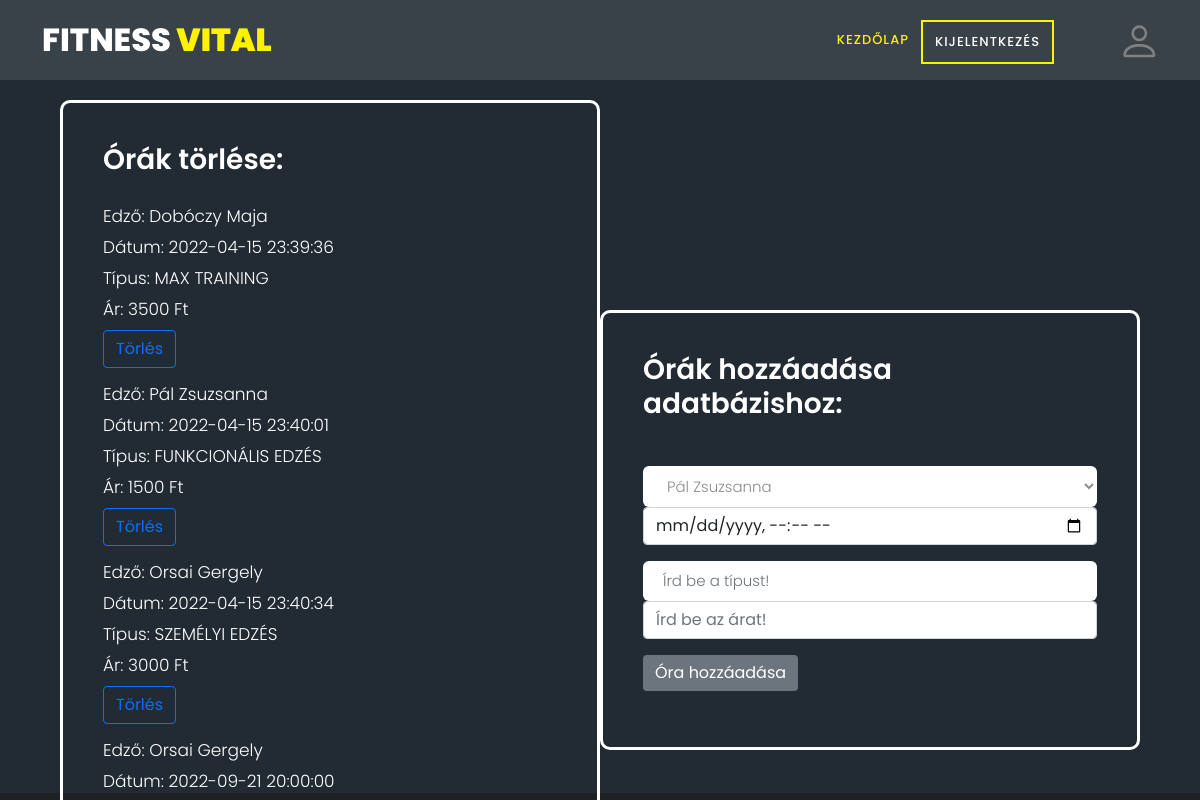
The app's page /admin.php with its own data.
### tables this page shows
CREATE TABLE `orak` (
  `oraID` bigint(20) NOT NULL,
  `userID` bigint(20) DEFAULT NULL,
  `edzoID` bigint(20) NOT NULL,
  `datum` datetime NOT NULL,
  `tipus` text NOT NULL,
  `ar` int(11) NOT NULL
);

CREATE TABLE `edzok` (
  `userID` bigint(20) NOT NULL,
  `nev` text NOT NULL
);

### admin.php (the view, shortened to what this page needs)
<?php
require_once "config.php";
$stmt_edzok = $db->query("SELECT * FROM edzok");
$stmt_edzok->execute();
?>
<head>
    <link href="https://cdn.jsdelivr.net/npm/bootstrap@5.0.2/dist/css/bootstrap.min.css" rel="stylesheet">
    <link rel="stylesheet" type="text/css" href="assets/css/fonts.css">
    <link rel="stylesheet" href="assets/css/templatemo-training-studio.css">
    <link rel="stylesheet" href="assets/css/formStyle.css">
</head>
<body style="background-color: #1d2124">
<header class="header-area header-sticky">
    <div class="container-xl">
        <div class="row">
            <div class="col-12">
                <nav class="main-nav">
                    <a href="index.php" class="logo">FITNESS<em> VITAL</em></a>
                    <ul class="nav">
                        <li class="scroll-to-section"><a href="index.php" class="active">KEZDŐLAP</a></li>
                        <li style="border: 2px solid #FFF200" class="scroll-to-section" ><a href="logout.php">KIJELENTKEZÉS</a></li>
                        <li></li>
                        <a href="/profile.php" style="margin-left: 40px" class="scroll-to-section" >
                        </a>
                    </ul>
                </nav>
            </div>
        </div>
    </div>
</header>
<div class="video-overlay" >
    <div class="form-body" >
        <div class="row justify-content-center" >
            <div class="form-holder" >
                <div class="form-content" style="padding-top: 100px">
                    <div class="form-items" >
                        <h3>Órák törlése:</h3>
                        <br>
                                <?php
                                $stmt = $db->prepare("SELECT * FROM orak INNER JOIN edzok ON orak.edzoID = edzok.userID");
                                $stmt->execute();
                                $fetched = $stmt->fetchAll();
                                foreach ($fetched as $item) :?>
                                    <p style="height: 1px">Edző: <?=$item['nev']?><p>
                                    <p style="height: 1px">Dátum: <?=$item['datum']?><p>
                                    <p style="height: 1px">Típus: <?=$item['tipus']?><p>
                                    <p style="height: 1px">Ár: <?=$item['ar']?> Ft<p>
                                    <form method="post" action="/admin.php" >
                                        <input style="horiz-align: left" class="btn btn-outline-primary" type="submit" name="submit" value="Törlés">
                                    </form>
                                <?php endforeach;?>
                    </div>
                    <div class="form-items" >
                        <h3>Órák hozzáadása adatbázishoz:</h3>
                        <br>
                        <form method="post" action="admin.php">
                            <div class="col-md-12">
                                <select name="edzo" id="edzo">
                                    <?php foreach ($stmt_edzok as $edzo): ?>
                                        <option value="<?=$edzo['userID']?>"><?=$edzo['nev']?></option>
                                    <?php endforeach;?>
                                </select>
                            </div>
                            <div class="col-md-12">
                                <input class="form-control" type="datetime-local" name="datum" id="datum">
                            </div>
                            <div class="col-md-12">
                                <input class="form-control" type="text" name="tipus" id="tipus" placeholder="Írd be a típust! " >
                            </div>
                            <div class="col-md-12">
                                <input class="form-control" type="number" id="ar" name="ar" min="1" placeholder="Írd be az árat!" >
                            </div>
                            <div class="form-button mt-3">
                                <input id="hozza" name="hozza" type="submit" class="btn btn-primary" value="Óra hozzáadása">
                            </div>
                        </form>
                    </div>
                </div>
            </div>
        </div>
    </div>
</div>
</body>

### assets/css/templatemo-training-studio.css (style rules this page uses)
html, body, div, span, applet, object, iframe, h1, h2, h3, h4, h5, h6, p, blockquote, div pre, a, abbr, acronym, address, big, cite, code, del, dfn, em, font, img, ins, kbd, q, s, samp, small, strike, strong, sub, sup, tt, var, b, u, i, center, dl, dt, dd, ol, ul, li, figure, header, nav, section, article, aside, footer, figcaption { margin: 0; padding: 0; border: 0; outline: 0; }
ul, li { padding: 0; margin: 0; list-style: none; }
header, nav, section, article, aside, footer, hgroup { display: block; }
* { box-sizing: border-box; }
html, body { font-family: 'Poppins', sans-serif; font-weight: 400; background-color: #fff; font-size: 16px; -ms-text-size-adjust: 100%; -webkit-font-smoothing: antialiased; -moz-osx-font-smoothing: grayscale; }
a { text-decoration: none !important; }
h1, h2, h3, h4, h5, h6 { margin-top: 0px; margin-bottom: 0px; }
ul { margin-bottom: 0px; }
p { font-size: 14px; line-height: 25px; color: #7a7a7a; }
html, body { background: #fff; font-family: 'Poppins', sans-serif; }
.header-area { position: absolute; top: 0px; left: 0px; right: 0px; z-index: 100; height: 80px; background: rgba(250,250,250,0.1); -webkit-transition: all .5s ease 0s; -moz-transition: all .5s ease 0s; -o-transition: all .5s ease 0s; transition: all .5s ease 0s; }
.header-area .main-nav { min-height: 80px; background: transparent; }
.header-area .main-nav .logo { line-height: 80px; color: #fff; font-size: 32px; font-weight: 800; text-transform: uppercase; float: left; -webkit-transition: all 0.3s ease 0s; -moz-transition: all 0.3s ease 0s; -o-transition: all 0.3s ease 0s; transition: all 0.3s ease 0s; }
.header-area .main-nav .logo em { font-style: normal; color: #FFF200; font-weight: 900; }
.header-area .main-nav .nav { float: right; margin-top: 27px; margin-right: 0px; background-color: transparent; -webkit-transition: all 0.3s ease 0s; -moz-transition: all 0.3s ease 0s; -o-transition: all 0.3s ease 0s; transition: all 0.3s ease 0s; position: relative; z-index: 999; }
.header-area .main-nav .nav li { padding-left: 20px; padding-right: 20px; }
.header-area .main-nav .nav li a { display: block; font-weight: 500; font-size: 13px; color: #7a7a7a; text-transform: uppercase; -webkit-transition: all 0.3s ease 0s; -moz-transition: all 0.3s ease 0s; -o-transition: all 0.3s ease 0s; transition: all 0.3s ease 0s; height: 40px; line-height: 40px; border: transparent; letter-spacing: 1px; }
.header-area .main-nav .nav li a { color: #fff; }
.header-area .main-nav .nav li:hover a, .header-area .main-nav .nav li a.active { color: #FFF200!important; opacity: 1; }
.header-area.header-sticky { min-height: 80px; }
.header-area.header-sticky .nav { margin-top: 20px !important; }
.header-area.header-sticky .nav li a.active { color: #ed563b; }
@media (max-width: 1200px) { .header-area .main-nav .nav li { padding-left: 12px; padding-right: 12px; } }
@media (max-width: 1200px) { .header-area .main-nav:before { display: none; } }
@media (min-width: 767px) { .header-area .main-nav .nav { display: flex !important; } }
.video-overlay { position: absolute; background-color: rgba(35,45,57,0.8); top: 0; left: 0; bottom: 7px; width: 100%; }

### records on screen
orak: edzoID.nev "Dobóczy Maja", datum "2022-04-15 23:39:36", tipus "MAX TRAINING", ar "3500"
orak: edzoID.nev "Pál Zsuzsanna", datum "2022-04-15 23:40:01", tipus "FUNKCIONÁLIS EDZÉS", ar "1500"
orak: edzoID.nev "Orsai Gergely", datum "2022-04-15 23:40:34", tipus "SZEMÉLYI EDZÉS", ar "3000"
orak: edzoID.nev "Orsai Gergely", datum "2022-09-21 20:00:00"

### other values on screen
form field edzo "Pál Zsuzsanna"
